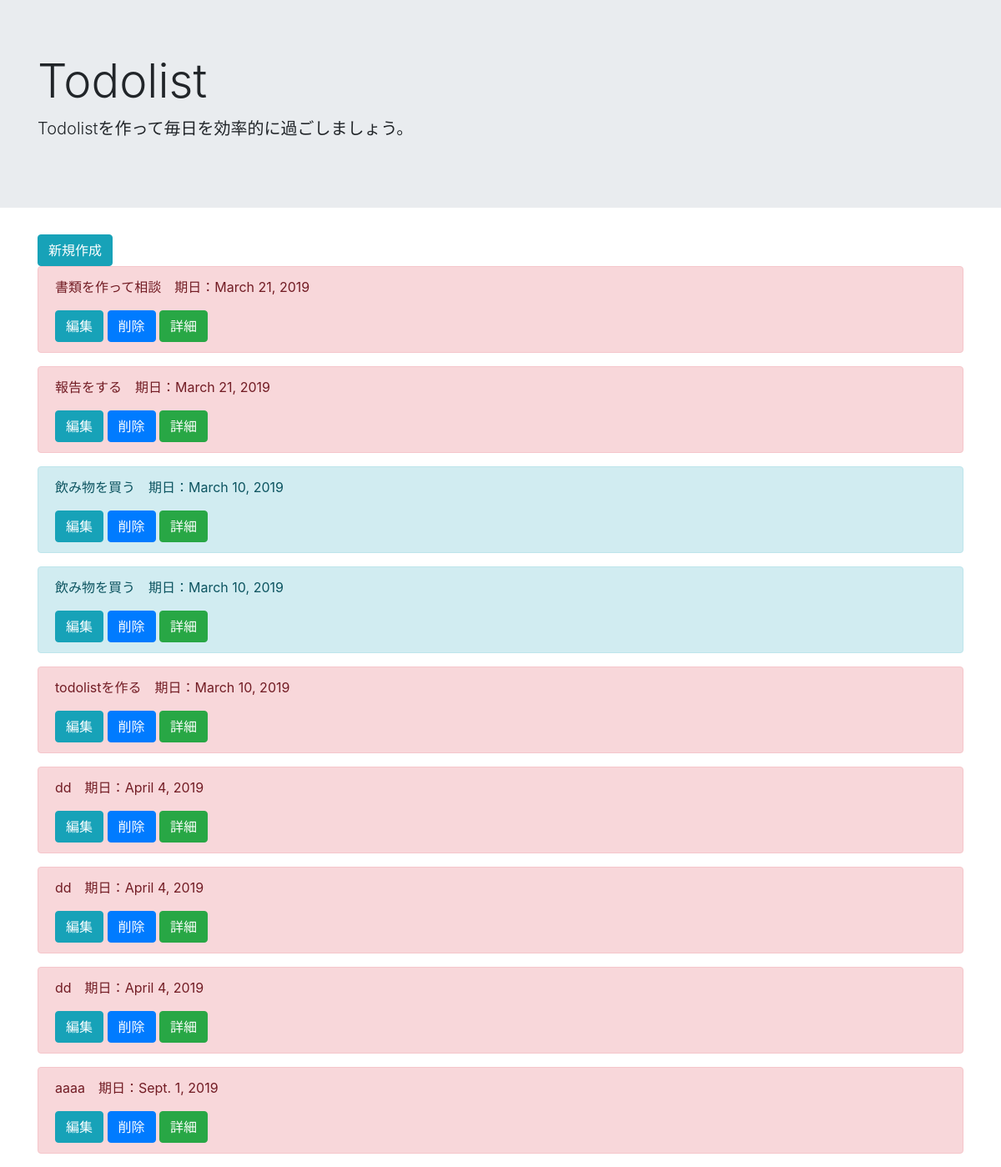
Page /list/ on the committed database.
### todo/models.py (models this page shows, shortened)
class TodoModel(models.Model):
    title = models.CharField(max_length=100)
    memo = models.TextField()
    priority = models.CharField(
        max_length = 50,
        choices = PRIORITY
    )
    duedate = models.DateField()

### todo/views.py (the view)
# urls.py: path('list/', TodoList.as_view(), name='list'),
class TodoList(ListView):
    template_name = 'list.html'
    model = TodoModel

### templates/list.html
{% extends 'base.html' %}
{% block header %}
<div class="jumbotron jumbotron-fluid">
    <div class="container">
        <h1 class="display-4">Todolist</h1>
        <p class="lead">Todolistを作って毎日を効率的に過ごしましょう。</p>
    </div>
</div>
{% endblock %}
{% block content %}
<div class='container'>
    <a href="{% url 'create' %}" class="btn btn-info" tabindex="-1" role="button" aria-disabled="true">新規作成</a>
    {% for item in object_list %}
    <div class="alert alert-{{ item.priority }}" role="alert">
        <p>{{ item.title }}　期日：{{ item.duedate }}</p>
        <a href="{% url 'update' item.pk  %}" class="btn btn-info" tabindex="-1" role="button"
            aria-disabled="true">編集</a>
        <a href="{% url 'delete' item.pk %}" class="btn btn-primary" tabindex="-1" role="button"
            aria-disabled="true">削除</a>
        <a href="{% url 'detail' item.pk %}" class="btn btn-success" tabindex="-1" role="button"
            aria-disabled="true">詳細</a>
    </div>
    {% endfor %}
</div>
{% endblock content %}

### templates/base.html (shortened to what this page needs)
<!doctype html>
<html lang="en">
<head>
    <link rel="stylesheet" href="https://stackpath.bootstrapcdn.com/bootstrap/4.3.1/css/bootstrap.min.css"
>
</head>
<body>
    {% block header %}
    {% endblock header %}
    {% block content %}
    {% endblock content %}
</body>
</html>

### rows in the picture
TodoModel: title "書類を作って相談", duedate "March 21, 2019"
TodoModel: title "報告をする", duedate "March 21, 2019"
TodoModel: title "飲み物を買う", duedate "March 10, 2019"
TodoModel: title "飲み物を買う", duedate "March 10, 2019"
TodoModel: title "todolistを作る", duedate "March 10, 2019"
TodoModel: title "dd", duedate "April 4, 2019"
TodoModel: title "dd", duedate "April 4, 2019"
TodoModel: title "dd", duedate "April 4, 2019"
TodoModel: title "aaaa", duedate "Sept. 1, 2019"
